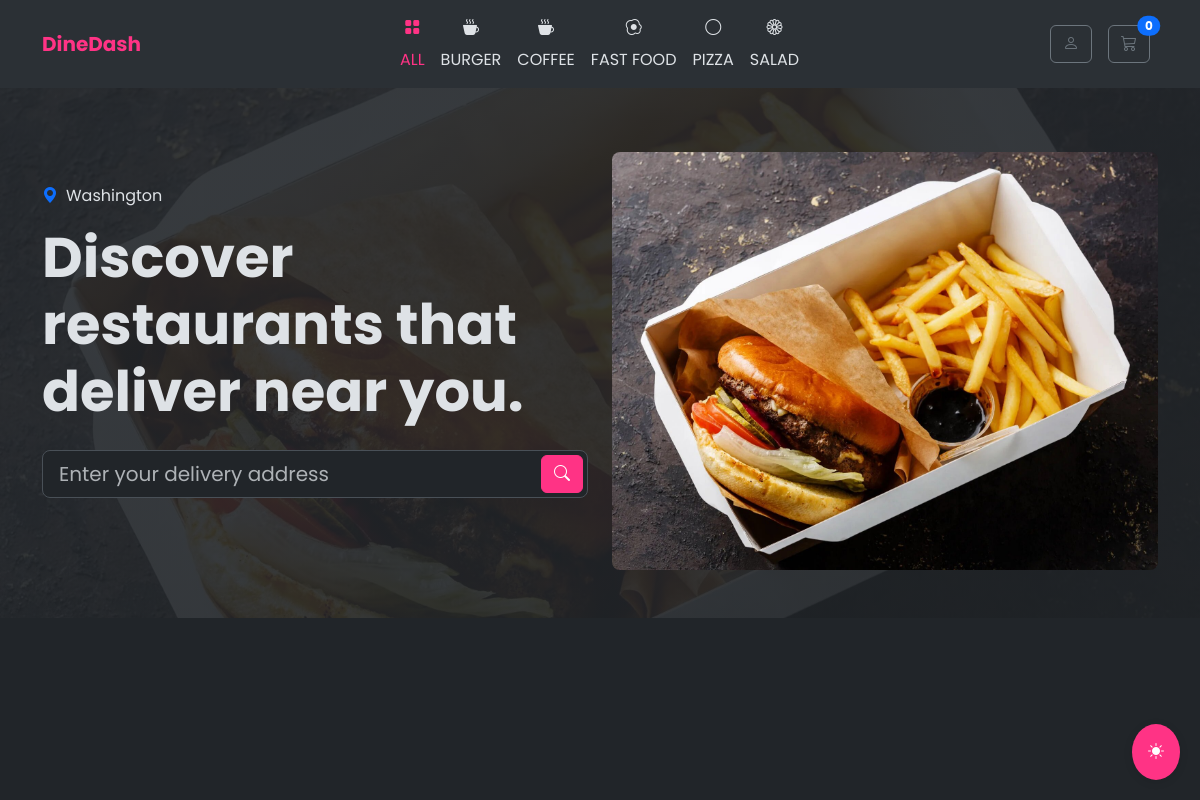
Before: / with the older database file.
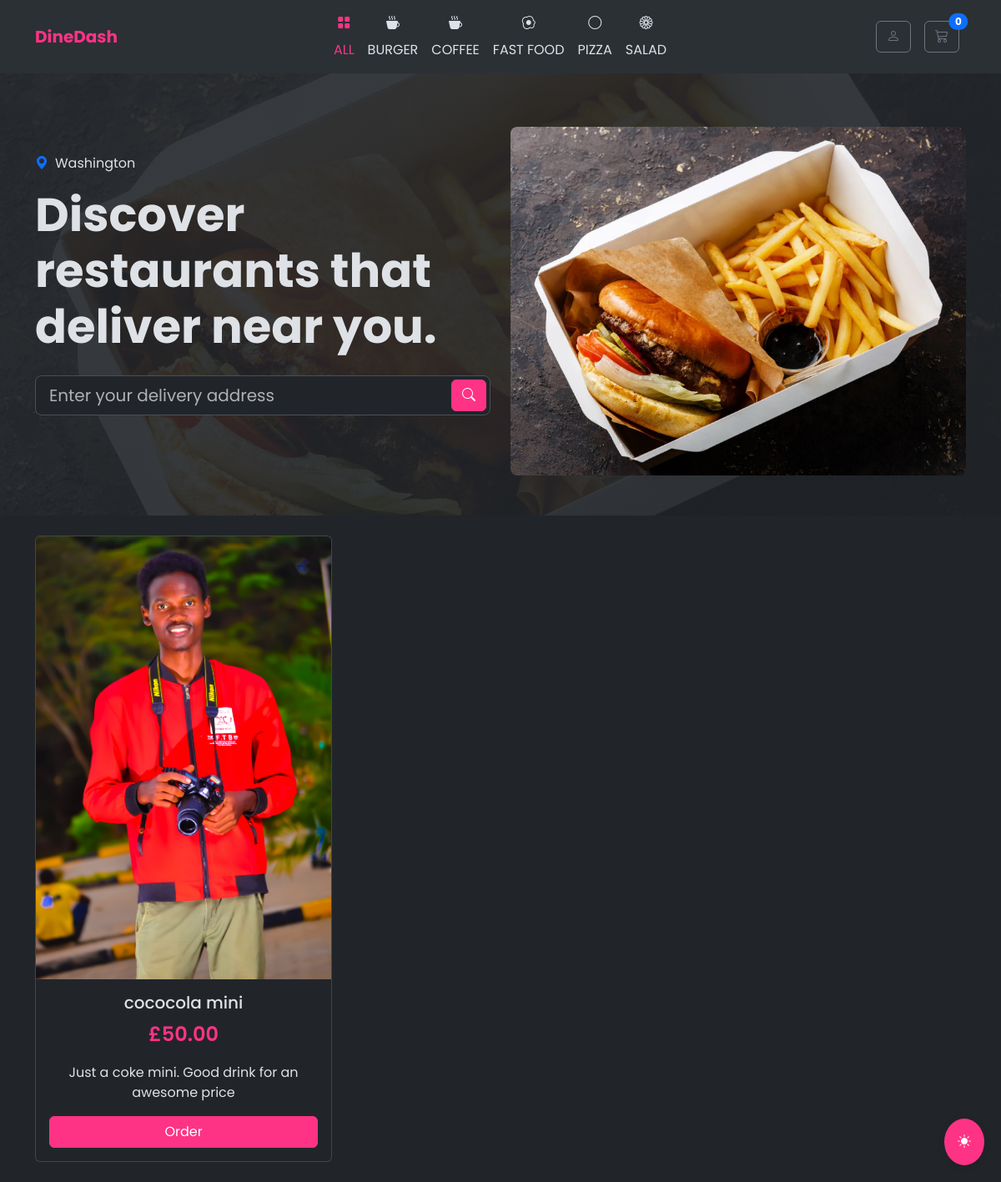
After: the same page with the newer database file.
### base/models.py (models this page shows, shortened)
class Product(models.Model):
    name = models.CharField(max_length=200)
    price = models.DecimalField(max_digits=5, decimal_places=2)
    description = models.TextField()
    image = models.ImageField(upload_to='items/images/')

### base/views.py (the view)
# urls.py: 2. Add a URL to urlpatterns:  path('', Home.as_view(), name='home')
class Home(View):
    def get(self, request):
        if request.user.is_authenticated:
            items = Product.objects.all()
            if not hasattr(request.user, 'cart'):
                cart = Cart.objects.create(user = request.user)
                print(cart.id)
            else:
                cart = request.user.cart
                print(cart.id)
                cart = Cart.objects.get(id=cart.id)
                cart.update_total_price()
                print(cart.total_price)
                total_unique_items = cart.total_unique_products()
            context = {
                'items':items,
                'cart': cart,
                'total_items': total_unique_items,
            }
            return render(request, 'base/home.html', context=context)
        else:
            items = Product.objects.all()
            context = {
                'items':items
            }
            return render(request, 'base/home2.html', context=context)

### base/templates/base/home2.html (shortened to what this page needs)
{% extends 'base/base.html' %}
{% load static %}
{% block content %}
<nav class="navbar navbar-expand-lg sticky-top bg-body-tertiary">
    <div class="container">
        <a class="navbar-brand" href="{% url 'home' %}">DineDash</a>
        <div class="collapse navbar-collapse justify-content-center" id="navbarNav">
            <ul class="navbar-nav">
                <li class="nav-item text-center">
                    <a class="nav-link active" href="#">
                        <i class="bi bi-grid-fill category-icon"></i>
                        ALL
                    </a>
                </li>
                <li class="nav-item text-center">
                    <a class="nav-link" href="#">
                        <i class="bi bi-cup-hot-fill category-icon"></i>
                        BURGER
                    </a>
                </li>
                <li class="nav-item text-center">
                    <a class="nav-link" href="#">
                        <i class="bi bi-cup-hot-fill category-icon"></i>
                        COFFEE
                    </a>
                </li>
                <li class="nav-item text-center">
                    <a class="nav-link" href="#">
                        <i class="bi bi-egg-fried category-icon"></i>
                        FAST FOOD
                    </a>
                </li>
                <li class="nav-item text-center">
                    <a class="nav-link" href="#">
                        <i class="bi bi-circle category-icon"></i>
                        PIZZA
                    </a>
                </li>
                <li class="nav-item text-center">
                    <a class="nav-link" href="#">
                        <i class="bi bi-flower1 category-icon"></i>
                        SALAD
                    </a>
                </li>
            </ul>
        </div>
        <div class="d-flex align-items-center gap-3 px-2">
            <a href="#" class="btn btn-outline-secondary" data-bs-toggle="modal" data-bs-target="#cartModal">
                <i class="bi bi-person"></i>
            </a>
            <a class="btn btn-outline-secondary position-relative" data-bs-toggle="modal" data-bs-target="#cartModal">
                <i class="bi bi-cart3"></i>
                <span class="position-absolute top-0 start-100 translate-middle badge rounded-pill bg-primary"
                    id="cartitemstotal">
                    0
                </span>
            </a>
        </div>
    </div>
</nav>
<section class="hero-section py-5">
    <div class="container">
        <div class="row align-items-center ">
            <div class="col-lg-6" data-aos="fade-right">
                <div class="d-flex align-items-center gap-2 mb-3">
                    <i class="bi bi-geo-alt-fill text-primary"></i>
                    <span>Washington</span>
                </div>
                <h1 class="display-4 fw-bold mb-4">Discover restaurants that deliver near you.</h1>
                <div class="search-bar mb-4">
                    <input type="text" class="form-control form-control-lg pe-5"
                        placeholder="Enter your delivery address">
                    <button class="btn btn-primary">
                        <i class="bi bi-search"></i>
                    </button>
                </div>
            </div>
            <div class="col-lg-6 mt-3" data-aos="fade-left">
                <img src="{% static 'images/Hamburger-and-french-fries-paper-box.jpg' %}"
                    alt="Food delivery illustration" class="img-fluid rounded-3">
            </div>
        </div>
    </div>
</section>
<section class="py-4">
    <div class="container">
        <div class="row g-4">
            {% for item in items %}
            <div class="col-md-4" data-aos="fade-up" data-aos-delay="100">
                <div class="card h-100 food-card">
                    <img src="{{ item.image.url }}" class="card-img-top" alt="Bean Salad">
                    <div class="card-body text-center" data-id="{{ item.id }}">
                        <h5 class="card-title">{{item.name}}</h5>
                        <div class="price mb-3">£{{item.price}}</div>
                        <p class="card-text">{{item.description| truncatewords:20}}
                        </p>
                        <button type="button" class="add-to-cart btn btn-primary w-100" data-bs-toggle="modal"
                            data-bs-target="#cartModal">Order</button>
                    </div>
                </div>
            </div>
            {% endfor %}
        </div>
    </div>
</section>
<button class="theme-toggle" aria-label="Toggle theme">
    <i class="bi bi-sun-fill"></i>
</button>
{% endblock content %}

### base/templates/base/base.html (shortened to what this page needs)
<!DOCTYPE html>
<html lang="en" data-bs-theme="dark">
{% load static %}
<head>
    <link href="https://cdn.jsdelivr.net/npm/bootstrap@5.3.3/dist/css/bootstrap.min.css" rel="stylesheet"
>
    <link href="https://cdn.jsdelivr.net/npm/aos@2.3.4/dist/aos.css" rel="stylesheet">
    <link rel="stylesheet" href="https://cdn.jsdelivr.net/npm/bootstrap-icons@1.11.1/font/bootstrap-icons.css">
    <link rel="stylesheet" href="{% static 'css/style.css' %}">
</head>
<body>
    {% block content %}
    {% endblock content %}
</body>
</html>

### static/css/style.css (style rules this page uses)
:root { --primary-color: #ff0066; --secondary-color: #ff4d4d; --hover-bg: rgba(255, 0, 102, 0.1); }
[data-bs-theme="dark"] { --primary-color: #ff3385; --secondary-color: #ff6666; --hover-bg: rgba(255, 51, 133, 0.2); }
body { font-family: 'Poppins', sans-serif; }
.navbar-brand { font-weight: 700; color: var(--primary-color) !important; }
.hero-section { min-height: 500px; background: linear-gradient(rgba(var(--bs-body-bg-rgb), 0.9), rgba(var(--bs-body-bg-rgb), 0.9)), url('/static/images/Hamburger-and-french-fries-paper-box.jpg') center/cover; }
.category-icon { width: 24px; height: 24px; display: block; margin: 0 auto 0.5rem; }
.food-card { transition: transform 0.3s ease, box-shadow 0.3s ease, background-color 0.3s ease; }
.price { color: var(--primary-color); font-size: 1.5rem; font-weight: 600; }
.btn-primary { background-color: var(--primary-color); border-color: var(--primary-color); }
.theme-toggle { position: fixed; bottom: 20px; right: 20px; z-index: 1000; padding: 1rem; border-radius: 50%; background-color: var(--primary-color); color: white; border: none; cursor: pointer; box-shadow: 0 2px 10px rgba(0, 0, 0, 0.1); transition: transform 0.3s ease; }
.nav-link { position: relative; color: var(--bs-body-color); }
.nav-link::after { content: ''; position: absolute; width: 0; height: 2px; bottom: 0; left: 50%; background-color: var(--primary-color); transition: all 0.3s ease; }
.nav-link.active { color: var(--primary-color) !important; }
.search-bar { max-width: 600px; position: relative; }
.search-bar .btn { position: absolute; right: 5px; top: 5px; }
.card-img-top { transition: transform 0.3s ease; }

Changed rows visible on the page:
added Product: image (picture), name "cococola mini", price "50.00", description "Just a coke mini. Good drink for an awesome price"
